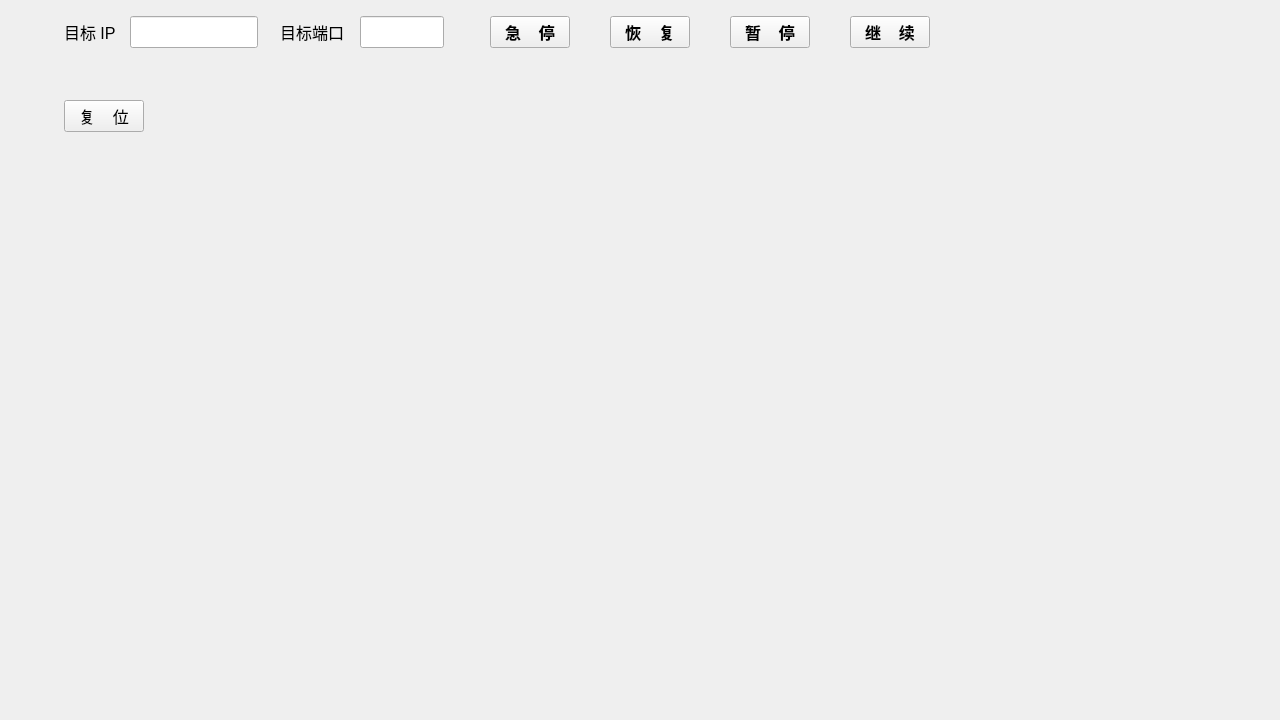
<?xml version="1.0" encoding="UTF-8"?>
<ui version="4.0">
 <class>Operate</class>
 <widget class="QWidget" name="Operate">
  <property name="geometry">
   <rect>
    <x>0</x>
    <y>0</y>
    <width>1280</width>
    <height>720</height>
   </rect>
  </property>
  <property name="windowTitle">
   <string>Form</string>
  </property>
  <property name="autoFillBackground">
   <bool>false</bool>
  </property>
  <widget class="QPushButton" name="reset">
   <property name="geometry">
    <rect>
     <x>64</x>
     <y>100</y>
     <width>80</width>
     <height>32</height>
    </rect>
   </property>
   <property name="font">
    <font>
     <pointsize>12</pointsize>
    </font>
   </property>
   <property name="text">
    <string>复    位</string>
   </property>
  </widget>
  <widget class="QLabel" name="targetIP">
   <property name="geometry">
    <rect>
     <x>64</x>
     <y>16</y>
     <width>64</width>
     <height>32</height>
    </rect>
   </property>
   <property name="font">
    <font>
     <pointsize>12</pointsize>
    </font>
   </property>
   <property name="lineWidth">
    <number>1</number>
   </property>
   <property name="text">
    <string>目标 IP</string>
   </property>
  </widget>
  <widget class="QLineEdit" name="contentIP">
   <property name="geometry">
    <rect>
     <x>130</x>
     <y>16</y>
     <width>128</width>
     <height>32</height>
    </rect>
   </property>
   <property name="font">
    <font>
     <pointsize>12</pointsize>
    </font>
   </property>
  </widget>
  <widget class="QLabel" name="targetIPort">
   <property name="geometry">
    <rect>
     <x>280</x>
     <y>16</y>
     <width>64</width>
     <height>32</height>
    </rect>
   </property>
   <property name="font">
    <font>
     <pointsize>12</pointsize>
    </font>
   </property>
   <property name="lineWidth">
    <number>1</number>
   </property>
   <property name="text">
    <string>目标端口</string>
   </property>
  </widget>
  <widget class="QLineEdit" name="contentPort">
   <property name="geometry">
    <rect>
     <x>360</x>
     <y>16</y>
     <width>84</width>
     <height>32</height>
    </rect>
   </property>
   <property name="font">
    <font>
     <pointsize>12</pointsize>
    </font>
   </property>
  </widget>
  <widget class="QPushButton" name="stop">
   <property name="geometry">
    <rect>
     <x>490</x>
     <y>16</y>
     <width>80</width>
     <height>32</height>
    </rect>
   </property>
   <property name="font">
    <font>
     <pointsize>12</pointsize>
     <bold>true</bold>
    </font>
   </property>
   <property name="autoFillBackground">
    <bool>true</bool>
   </property>
   <property name="text">
    <string>急    停</string>
   </property>
  </widget>
  <widget class="QPushButton" name="recover">
   <property name="geometry">
    <rect>
     <x>610</x>
     <y>16</y>
     <width>80</width>
     <height>32</height>
    </rect>
   </property>
   <property name="font">
    <font>
     <pointsize>12</pointsize>
     <bold>true</bold>
    </font>
   </property>
   <property name="autoFillBackground">
    <bool>true</bool>
   </property>
   <property name="text">
    <string>恢    复</string>
   </property>
  </widget>
  <widget class="QPushButton" name="pause">
   <property name="geometry">
    <rect>
     <x>730</x>
     <y>16</y>
     <width>80</width>
     <height>32</height>
    </rect>
   </property>
   <property name="font">
    <font>
     <pointsize>12</pointsize>
     <bold>true</bold>
    </font>
   </property>
   <property name="autoFillBackground">
    <bool>true</bool>
   </property>
   <property name="text">
    <string>暂    停</string>
   </property>
  </widget>
  <widget class="QPushButton" name="resume">
   <property name="geometry">
    <rect>
     <x>850</x>
     <y>16</y>
     <width>80</width>
     <height>32</height>
    </rect>
   </property>
   <property name="font">
    <font>
     <pointsize>12</pointsize>
     <bold>true</bold>
    </font>
   </property>
   <property name="autoFillBackground">
    <bool>true</bool>
   </property>
   <property name="text">
    <string>继    续</string>
   </property>
  </widget>
 </widget>
 <resources/>
 <connections/>
</ui>
